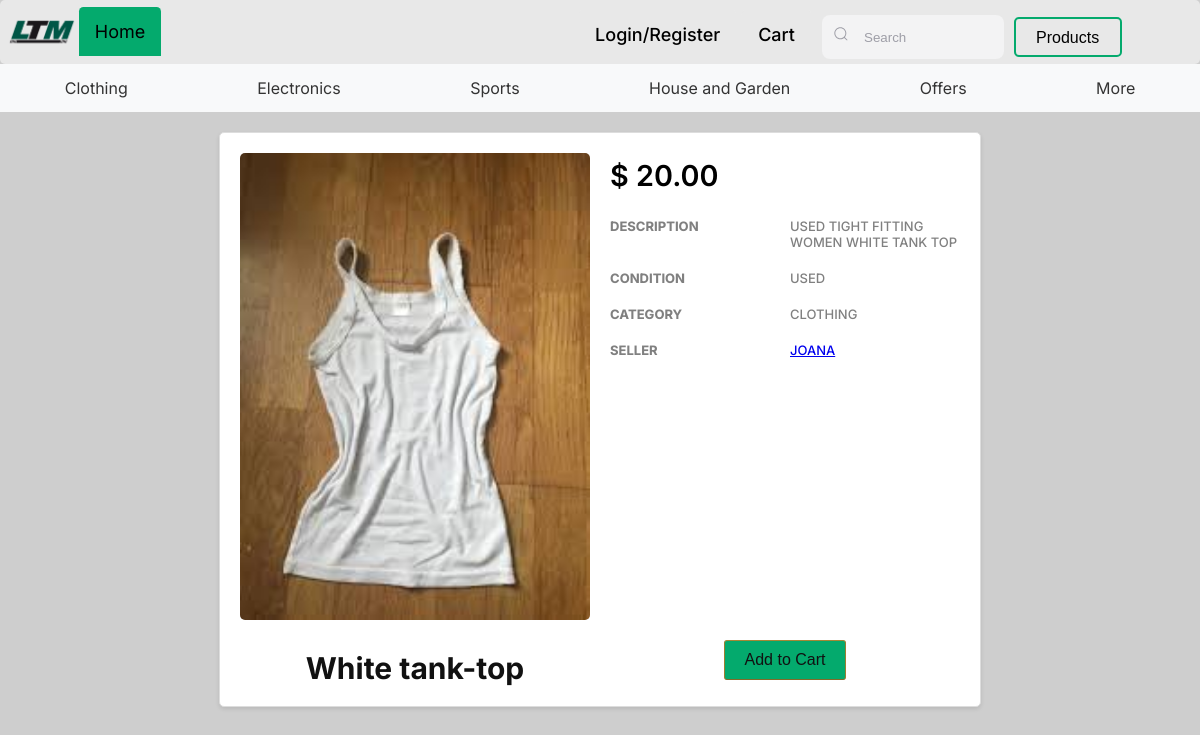
Page /pages/products_page/product_profile.php?id=29 on the committed database.
### tables this page shows
CREATE TABLE images(
    id INTEGER PRIMARY KEY AUTOINCREMENT,
    title VARCHAR(50) REFERENCES products(title),
    img_url VARCHAR DEFAULT '../../assets/images.png',--remover isto da db
    carousel_img VARCHAR DEFAULT '../../assets/images.png',
    product_id INTEGER,
    FOREIGN KEY (product_id) REFERENCES products(id)
);

CREATE TABLE products(
    id INTEGER PRIMARY KEY AUTOINCREMENT,
    title VARCHAR(255) NOT NULL,
    description TEXT NOT NULL,
    price DECIMAL(10, 2) NOT NULL,
    condition VARCHAR(50),
    category VARCHAR(100),
    seller_id INT NOT NULL,
    quantity INTEGER DEFAULT 1,
    created_at TIMESTAMP DEFAULT CURRENT_TIMESTAMP,
    updated_at TIMESTAMP DEFAULT CURRENT_TIMESTAMP
);

CREATE TABLE users (
    id INTEGER PRIMARY KEY AUTOINCREMENT,
    username VARCHAR(100) NOT NULL,
    email VARCHAR(255) NOT NULL,
    password VARCHAR NOT NULL,
    permissions VARCHAR(50) NOT NULL DEFAULT 'user',
    created_at TIMESTAMP DEFAULT CURRENT_TIMESTAMP,
    small_description VARCHAR(255),
    country Varchar(50),
    city VARCHAR(50) ,
    phone_number VARCHAR(13) UNIQUE,
    image VARCHAR DEFAULT '../../../assets/Default_pfp.svg.png'
);

### pages/products_page/product_profile.php (called while the page is built, shortened)
<?php
require_once '../../common/index_header.php';
require_once '../../templates/product_profile_page.php';
$db = getDatabaseConnection();
if(isGetParamSet('id')){
    $product_id = $_GET['id'];
}
$product = fetchData($db,'SELECT * FROM products WHERE id = :product_id',[':product_id' => $product_id]);
$productImage = fetchData($db,'SELECT carousel_img FROM images WHERE product_id = :product_id LIMIT 1',[':product_id' => $product_id]);
drawProductProfile($product, $productImage,$product_id);
?>

### utils/getters.php (called while the page is built, shortened)
<?php
function fetchData($db, $query, $params = [])
{
    $stmt = $db->prepare($query);
    $stmt->execute($params);
    return $stmt->fetch(PDO::FETCH_ASSOC);
}
?>

### templates/product_profile_page.php (the view, shortened to what this page needs)
<?php
function drawProductProfile($product, $productImage, $product_id)
{
    $current_user_id = $_SESSION['id'];
    ?>
    <link rel="stylesheet" href="../../../css/product_profile.css">
    <section class="grid-container">
        <section class="product-images">
            <img src="<?php echo $productImage['carousel_img']; ?>" alt="Product Image">
        </section>
        <section id="content">
            <p id="price">$ <?php echo number_format($product['price'], 2); ?></p>
            <section class="details">
                <p class="left">Description</p>
                <p class="right"><?php echo $product['description']; ?></p>
                <p class="left">Condition</p>
                <p class="right"><?php echo $product['condition']; ?></p>
                <p class="left">Category</p>
                <p class="right"><?php echo $product['category']; ?></p>
                <p class="left">Seller</p>
                <p class="right">
                    <?php if ($product['seller_id'] == $current_user_id): ?>
                        <a href="../profile/profile.php"><?php echo htmlspecialchars($product['seller_id']); ?></a>
                    <?php else: ?>
                        <a href="../profile/public_profile.php?id=<?php echo htmlspecialchars($product['seller_id']); ?>">
                            <?php $seller_id = $product['seller_id'];
                            $db = getDatabaseConnection();
                            $stmt = $db->prepare('SELECT username FROM users WHERE id = :seller_id');
                            $stmt->bindParam(':seller_id', $seller_id);
                            $stmt->execute();
                            $row = $stmt->fetch(PDO::FETCH_ASSOC);
                            echo htmlspecialchars($row['username']); ?>
                        </a>
                    <?php endif; ?>
                </p>
            </section>
        </section>
        <h1><?php echo $product['title']; ?></h1>
        <?php if ($product['quantity'] > 0): ?>
            <form action="../../actions/add_to_cart.php" method="post">
                <input type="submit" value="Add to Cart">
            </form>
        <?php endif; ?>
    </section>
    <?php
}
?>

### css/navstyle.css (style rules this page uses)
form { margin:0 auto; }
img { padding: 0px; margin: 0px; height: 100%; width: auto; }

### css/container.css (style rules this page uses)
.grid-container { display: grid; width: 60%; margin: 5rem auto; margin-top:2rem; grid-template-columns: repeat(auto-fill, minmax(25%, 1fr)); grid-gap: 0%; }

### css/shopping_cart.css (style rules this page uses)
.grid-container { max-width: 800px; margin: 20px auto; padding: 20px; background-color: #fff; border: 1px solid #ddd; border-radius: 5px; box-shadow: 0 2px 4px rgba(0, 0, 0, 0.1); }
.grid-container h1 { font-size: 24px; margin-bottom: 20px; color: #111; }

### css/product_profile.css (style rules this page uses)
.grid-container { display: grid; grid-template-columns: 1fr 1fr; gap: 20px; padding: 20px; background-color: #fff; border-radius: 5px; }
p, h1 { font-family: "Inter", sans-serif; }
.product-images { display: flex; flex-direction: column; gap: 10px; }
.product-images img { max-width: 100%; height: auto; border-radius: 5px; }
.grid-container h1 { font-size: 30px; text-align: center; margin: 0; margin-top: 10px; }
.grid-container p { margin: 5px 0; }
.grid-container input[type="submit"] { background-color: #04aa6d; color: #111; border: 1px solid; border-color: #a88734 #9c7e31 #846a29; padding: 10px 20px; cursor: pointer; font-size: 16px; border-radius: 3px; transition: color 0.5s; }
#content { background-color: #ffffff; }
#price { font-size: 180%; font-weight: 600; margin-bottom: 20px; }
.details { display: grid; grid-template-columns: 1fr 1fr; grid-template-rows: repeat(4, auto); grid-gap: 10px; }
.left, .right { padding: 0; }
.details .left { grid-column: 1; }
.details .right { grid-column: 2; }
.details p { font-family: "Inter", sans-serif; text-transform: uppercase; font-size: small; color: grey; }
.left { font-weight: 750; }
.right { font-weight: 500; }

### rows in the picture
images: carousel_img (picture)
products: price "20.00", description "USED TIGHT FITTING WOMEN WHITE TANK TOP", condition "USED", category "CLOTHING", title "White tank-top"
users: username "JOANA"
